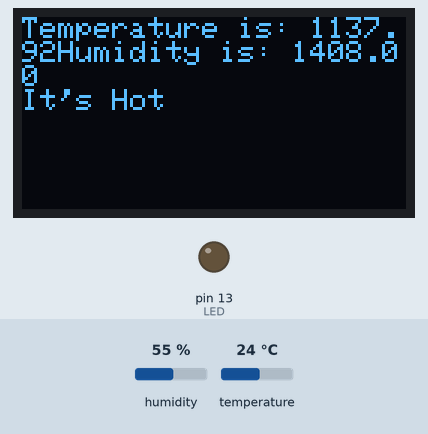
Simulated run of this sketch. Board: Arduino Uno, built with avr-gcc and run on an emulated ATmega328P. Parts: 128×64 one-colour display, output pins drawn as LEDs (lit = HIGH). Wiring (inferred from the names in the program): DHT11 sensor: data pin 2. The test bench sets the inputs (shaded band); at power-on: humidity 55 %, temperature 24 °C. The display library's start-up logo is not drawn; what the sketch prints to the serial monitor is not drawn.

Above: at 5.1 s.
5.2 s: humidity set to 22 %
At 10.1 s:
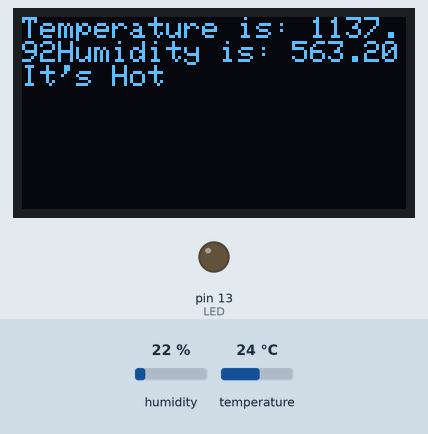
11.0 s: temperature set to 12 °C
At 13.6 s:
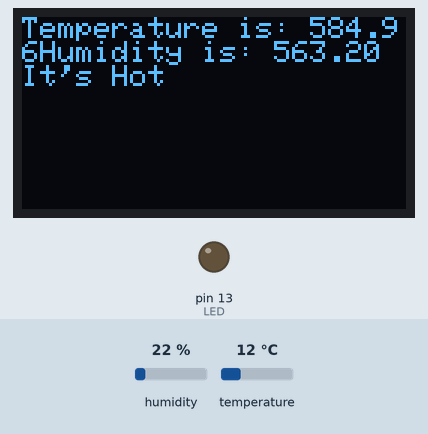
16.8 s: humidity set to 40 %
At 18.3 s:
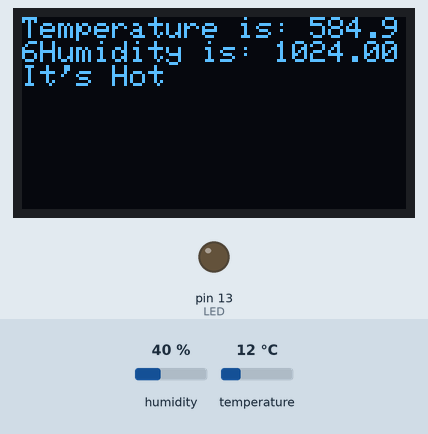
22.6 s: temperature set to 19 °C
At 26.6 s:
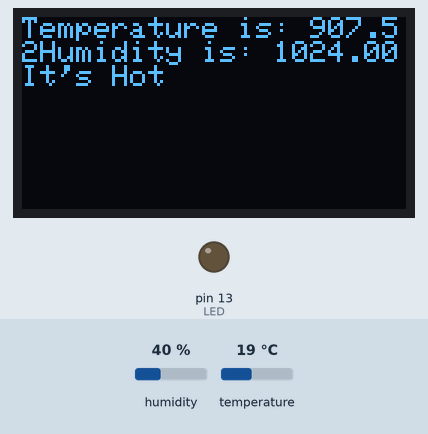
Timing chart, 0 to 28.1 s (numbered marks = the images above; inputs shaded):
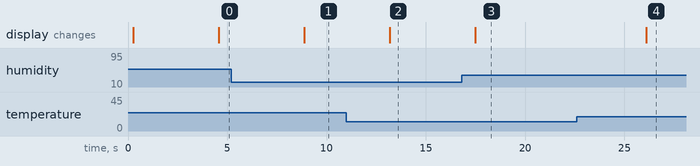

Measured:
- after the input at 5.2 s, the display: changes after 3.7 s (image 1)
- after the input at 11.0 s, the display: changes after 2.2 s (image 2)
- after the input at 16.8 s, the display: changes after 0.68 s (image 3)
- after the input at 22.6 s, the display: changes after 3.5 s (image 4)

The sketch:

TempTrack.ino
```cpp
#include <Adafruit_SSD1306.h>
#include <Wire.h>
#include <Adafruit_GFX.h>
#include <Adafruit_SSD1306.h>
#include <DHT.h>
#include <DHT_U.h>

#define LED 13
#define OLED_RESET 4
Adafruit_SSD1306 display(OLED_RESET);

#define NUMFLAKES 10
#define XPOS 0
#define YPOS 1
#define DELTAY 2


#define LOGO16_GLCD_HEIGHT 16
#define LOGO16_GLCD_WIDTH  16 0


#define DHTPIN 2     // what digital pin we're connected to
#define DHTTYPE DHT22   // DHT 22  (AM2302), AM2321
DHT dht(DHTPIN, DHTTYPE);


static unsigned char PROGMEM const logo16_glcd_bmp[] =
{ B00000000, B11000000,
  B00000001, B11000000,
  B00000001, B11000000,
  B00000011, B11100000,
  B11110011, B11100000,
  B11111110, B11111000,
  B01111110, B11111111,
  B00110011, B10011111,
  B00011111, B11111100,
  B00001101, B01110000,
  B00011011, B10100000,
  B00111111, B11100000,
  B00111111, B11110000,
  B01111100, B11110000,
  B01110000, B01110000,
  B00000000, B00110000 };

#if (SSD1306_LCDHEIGHT != 64)
//#error("Height incorrect, please fix Adafruit_SSD1306.h!");
#endif


void setup()   {
  Serial.begin(9600);
  Serial.println("DHTxx test!");
  dht.begin();

  pinMode(LED, OUTPUT);

  delay(200);

  // by default, we'll generate the high voltage from the 3.3v line internally! (neat!)
  display.begin(SSD1306_SWITCHCAPVCC, 0x3C);  // initialize with the I2C addr 0x3D (for the 128x64)
  // init done

  display.display(); // show splashscreen
  delay(2000);
  display.clearDisplay();   // clears the screen and buffer
}


void loop() {

  // Wait a few seconds between measurements.
  delay(2000);

  // Reading temperature or humidity takes about 250 milliseconds!
  // Sensor readings may also be up to 2 seconds 'old' (its a very slow sensor)
  float h = dht.readHumidity();
  // Read temperature as Celsius (the default)
  float t = dht.readTemperature();
  // Read temperature as Fahrenheit (isFahrenheit = true)
  float f = dht.readTemperature(true);

  // Check if any reads failed and exit early (to try again).
  if (isnan(h) || isnan(t) || isnan(f)) {
    Serial.println("Failed to read from DHT sensor!");
    return;
  }

  // Compute heat index in Fahrenheit (the default)
  float hif = dht.computeHeatIndex(f, h);
  // Compute heat index in Celsius (isFahreheit = false)
  float hic = dht.computeHeatIndex(t, h, false);


  display.clearDisplay();
  // text display tests
  display.setTextSize(1);
  display.setTextColor(WHITE);
  display.setCursor(0,0);
  display.print("Temperature is: ");display.print(f);
  display.print("Humidity is: "); display.println(h);
  if (f < 75)
    {
        digitalWrite(LED, HIGH);
        display.println("It's Cold");
      }
      else
      {
         digitalWrite(LED, LOW);
         display.print("It's Hot");
        }
  display.display();
  delay(2000);
  display.clearDisplay();

}
```

DHT.h
```cpp
// (licence header left out)
#ifndef DHT_H
#define DHT_H

#if ARDUINO >= 100
 #include "Arduino.h"
#else
 #include "WProgram.h"
#endif


// Uncomment to enable printing out nice debug messages.
//#define DHT_DEBUG

// Define where debug output will be printed.
#define DEBUG_PRINTER Serial

// Setup debug printing macros.
#ifdef DHT_DEBUG
  #define DEBUG_PRINT(...) { DEBUG_PRINTER.print(__VA_ARGS__); }
  #define DEBUG_PRINTLN(...) { DEBUG_PRINTER.println(__VA_ARGS__); }
#else
  #define DEBUG_PRINT(...) {}
  #define DEBUG_PRINTLN(...) {}
#endif

// Define types of sensors.
#define DHT11 11
#define DHT22 22
#define DHT21 21
#define AM2301 21


class DHT {
  public:
   DHT(uint8_t pin, uint8_t type, uint8_t count=6);
   void begin(void);
   float readTemperature(bool S=false, bool force=false);
   float convertCtoF(float);
   float convertFtoC(float);
   float computeHeatIndex(float temperature, float percentHumidity, bool isFahrenheit=true);
   float readHumidity(bool force=false);
   boolean read(bool force=false);

 private:
  uint8_t data[5];
  uint8_t _pin, _type;
  #ifdef __AVR
    // Use direct GPIO access on an 8-bit AVR so keep track of the port and bitmask
    // for the digital pin connected to the DHT.  Other platforms will use digitalRead.
    uint8_t _bit, _port;
  #endif
  uint32_t _lastreadtime, _maxcycles;
  bool _lastresult;

  uint32_t expectPulse(bool level);

};

class InterruptLock {
  public:
   InterruptLock() {
    noInterrupts();
   }
   ~InterruptLock() {
    interrupts();
   }

};

#endif
```
